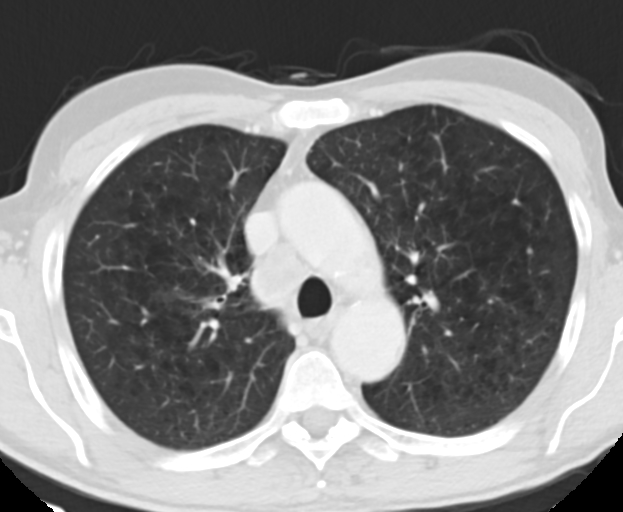
%> input picture Dataset/train/Malignant cases/106516414469.jpg, 623 x 512 px; its folder holds 4 pictures in this run
$ octave lungtumordetection_new3.m   (GNU Octave 9; MATLAB toolbox functions it lacks are replaced by stand-ins)
%> lines starting %> are read from the running program, lines starting %| are printed output that depends on the picture; in (x1, y1, x2, y2) boxes, pixels count from 0 and x2, y2 are one past the last pixel; in counts of white or black regions, pixels touching at a corner belong together; the program's own positions count from 1
### Phase 10 -- Morphological Feature Extraction/impreprocess.m
function BW=impreprocess(x1)

x1=imresize(x1,[256,256]);
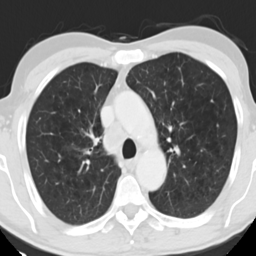
%> x1: size 256x256 uint8; min 0, max 255, mean 130.6

%here i have extracted the min and max value of the original image so that i
%can randomly level the original image. from here i put a random
%level value in imshow to make it visible in human eyes
minA = min(x1(:));
%> minA = 0
maxA = max(x1(:));
%> maxA = 255
% [4 lines of commented-out code are left out]

I2 = imcrop(x1,[50 60 150 135]);
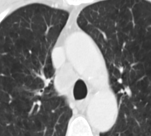
%> I2: size 136x151 uint8; min 34, max 255, mean 113.3
% [12 lines of commented-out code are left out]

contrast = imadjust(I2);
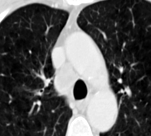
%> contrast: size 136x151 uint8; min 0, max 255, mean 84.5

% [8 lines of commented-out code are left out]


level = graythresh(contrast);
%> level = 0.478
BW = im2bw(contrast,level);
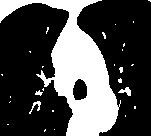
%> BW: size 136x151 logical; 29.9% white; 27 white regions (23 under 20 px), largest, box (x1, y1, x2, y2) and area: (0, 0, 121, 136) 5876, (118, 87, 131, 96) 59, (29, 101, 41, 114) 52, (35, 90, 43, 96) 26
% subplot(4,3,7)
% imshow(BW)
% title('Converted to Binary Image')
end

### Phase 10 -- Morphological Feature Extraction/lungtumordetection_new3.m
clc
clear all
close all

folderPath1 = 'train\Malignant cases';
folderPath2 = 'train\Benign cases';
folderPath3 = 'train\Normal cases';


trainingFeatures_all3=[];trainingFeatures_all=[];trainingFeatures_all1=[];trainingFeatures_all2=[];testFeatures=[];trainingFeatures=[];trainingFeatures1=[];trainingFeatures2=[];
traininglabel1=[];traininglabel=[];traininglabel2=[];traininglabel3=[];trainingFeatures_all32=[];

trainingFeatures12=[];trainingFeatures22=[]; traininglabel12=[];traininglabel32=[];trainingFeatures_all12=[];testFeatures1=[];
test1=[];trainingFeatures122=[];
training1=[];img_benign_idx=[];

for n=1
cd(folderPath1);
files = dir('**');
files(1:2) = [];

totalFiles = numel(files);


k=0;
for i=1:totalFiles
    Fileaddress{i,1}=strcat(folderPath1,'\',files(i).name);
    file{i} = imread(Fileaddress{i,1});
    CTimage = rgb2gray(file{i});
    BW=impreprocess(CTimage);

%morphological operation

se = strel('disk',40);
background = imopen(BW,se);
%> background: size 136x151 logical; every value is 0
I6 = BW-background;
a = imcomplement(I6);
% [4 lines of commented-out code are left out]


%% The lung masks were obtained by filling the holes and
%%gaps present in the lungs.
BW2 = imfill(a,'holes');
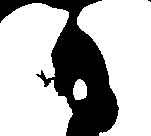
%> BW2: size 136x151 double; values 0 (black) and 1 (white), 71.4% white; 2 black regions (1 under 20 px), largest, box (x1, y1, x2, y2) and area: (0, 0, 119, 136) 5869
%subplot(4,3,10)
% imshow(BW2)
% title('Lung mask')

%%xor operation between lung mask and clear bordered image
roi = xor(BW2,a);
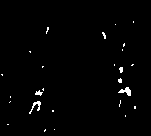
%> roi: size 136x151 logical; 1.3% white in thin lines or dots, all inside (x1, y1, x2, y2) = (1, 21, 136, 132)
% [8 lines of commented-out code are left out]
props1= regionprops(a, 'Area','Extent','Solidity','Perimeter','Eccentricity');
%> props1 = 1 region; Area, Eccentricity, Extent, Solidity and Perimeter: 14404 0.626 0.701 0.717 444.1

% Area = [props.Area];
% Perimeter = [props.Perimeter];
% Compactness=((Perimeter(:)).^2)./(2*Area(:));
Area1 = [props1.Area];
%> Area1 = 14404
Perimeter1 = [props1.Perimeter];
%> Perimeter1 = 444.1
Compactness1=((Perimeter1(:)).^2)./(2*Area1(:));
%> Compactness1 = 6.85
%Circularity=((Perimeter(:).^2))./(4*pi*Area(:));
%trainingFeatures1= [[props.Area]/3.779;[props.Perimeter]/3.779;[props.Eccentricity];Compactness'];
trainingFeatures1= [[props1.Area]/3.779;[props1.Perimeter]/3.779;[props1.Eccentricity];Compactness1'];
%> trainingFeatures1 = [3811.6; 117.5; 0.626; 6.85]

if isempty(trainingFeatures1)~= 1
     k=length(trainingFeatures1(1,:));
%> k = 1
for j=1:k

traininglabel1=[traininglabel1; 1];
trainingFeatures_all1=[trainingFeatures_all1(:,:),trainingFeatures1(:,j)];

end
%> this loop made 1 pass
%> (traininglabel1, trainingFeatures_all1) on pass 1: (1, [3811.6; 117.5; 0.626; 6.85])
end
trainingFeatures1=[];
%trainingFeatures12=[];
end

cd(folderPath2);
files = dir('**');
files(1:2) = [];

totalFiles2 = numel(files);


k=0;
for i=1:totalFiles2
    Fileaddress{i,1}=strcat(folderPath2,'\',files(i).name);
    file{i} = imread(Fileaddress{i,1});
    CTimage = rgb2gray(file{i});

    BW=impreprocess(CTimage);

%morphological operation

se = strel('disk',40);
background = imopen(BW,se);
I6 = BW-background;
a = imcomplement(I6);
% [4 lines of commented-out code are left out]


%% The lung masks were obtained by filling the holes and
%%gaps present in the lungs.
BW2 = imfill(a,'holes');
%subplot(4,3,10)
% imshow(BW2)
% title('Lung mask')

%%xor operation between lung mask and clear bordered image
roi = xor(BW2,a);
% [8 lines of commented-out code are left out]
props1= regionprops(roi, 'Area','Extent','Solidity','Perimeter','Eccentricity');

% Area = [props.Area];
% Perimeter = [props.Perimeter];
% Compactness=((Perimeter(:)).^2)./(2*Area(:));
Area1 = [props1.Area];
Perimeter1 = [props1.Perimeter];
Compactness1=((Perimeter1(:)).^2)./(2*Area1(:));
%Circularity=((Perimeter(:).^2))./(4*pi*Area(:));
%trainingFeatures1= [[props.Area];[props.Extent]; [props.Solidity]; [props.Perimeter]; [props.Eccentricity];Compactness];
%trainingFeatures2= [[props.Area]/3.779;[props.Perimeter]/3.779; [props.Eccentricity];Compactness'];
trainingFeatures2= [[props1.Area]/3.779;[props1.Perimeter]/3.779;[props1.Eccentricity];Compactness1'];

if isempty(trainingFeatures2)~= 1
       k=length(trainingFeatures2(1,:));
for j=1:k

traininglabel2=[traininglabel2; 2];
trainingFeatures_all2=[trainingFeatures_all2(:,:),trainingFeatures2(:,j)];
%end
end
end
trainingFeatures2=[];
end
%end

cd(folderPath3);
files = dir('**');
files(1:2) = [];
totalFiles3 = numel(files);

k=0;

for i=1:1:totalFiles3
    Fileaddress{i,1}=strcat(folderPath3,'\',files(i).name);
    file{i} = imread(Fileaddress{i,1});

    CTimage0 = rgb2gray(file{i});

    BW=impreprocess(CTimage0);

%morphological operation

se = strel('disk',40);
background = imopen(BW,se);
I6 = BW-background;
a = imcomplement(I6);
% [4 lines of commented-out code are left out]


%% The lung masks were obtained by filling the holes and
%%gaps present in the lungs.
BW2 = imfill(a,'holes');
%subplot(4,3,10)
% imshow(BW2)
% title('Lung mask')

%%xor operation between lung mask and clear bordered image
roi = xor(BW2,a);
% [11 lines of commented-out code are left out]
props= regionprops(a, 'Area','Centroid','Extent','Solidity','Perimeter','Eccentricity');

Area = [props.Area];
Perimeter = [props.Perimeter];
Compactness=((Perimeter(:)).^2)./(2*Area(:));
%Circularity=((Perimeter(:).^2))./(4*pi*Area(:));
%trainingFeatures= [[props.Area];[props.Extent]; [props.Solidity]; [props.Perimeter]; [props.Eccentricity];Compactness];
trainingFeatures= [[props.Area]/3.779;[props.Perimeter]/3.779;[props.Eccentricity];Compactness'];

if isempty(trainingFeatures)~= 1
         k=length(trainingFeatures(1,:));
for j=1:k

traininglabel=[traininglabel; 3];
trainingFeatures_all=[trainingFeatures_all(:,:),trainingFeatures(:,j)];
    %end
end
end


trainingFeatures=[];
end

trainingFeatures_all3=[trainingFeatures_all1'; trainingFeatures_all'];
traininglabel3=[traininglabel1; traininglabel];

trainingFeatures_all5=[trainingFeatures_all1'; trainingFeatures_all2'];
traininglabel5=[traininglabel1; traininglabel2];

trainingFeatures_all4=[trainingFeatures_all2'; trainingFeatures_all'];
traininglabel4=[traininglabel2; traininglabel];

tic
svm1= svmtrain(trainingFeatures_all3, traininglabel3(:,:)');

svm2= svmtrain(trainingFeatures_all4, traininglabel4(:,:)');

svm3= svmtrain(trainingFeatures_all5, traininglabel5(:,:)');
toc


folderPath4='E:\Lung cancer detection\Data\test\Malignant cases';
cd(folderPath4);
files = dir('**');
files(1:2) = [];

totaltestFiles = numel(files);
testFeatures_all1=[];testFeatures_all2=[];testFeatures_all=[];
malig_error=0;accuracy_malig=0;accuracy_normal=0;predictedStat2=[];predictedStat4=[];
props1=0;props2=0;k=0;

for i=1:totaltestFiles%(round(totalFiles*(20/100)))
Fileaddress{i,1}=strcat(folderPath4,'\',files(i).name);
testfile1{i} = imread(Fileaddress{i,1});
CTimage1= rgb2gray(testfile1{i});
BW3=impreprocess(CTimage1);


%morphological operation

se = strel('disk',40);
background1 = imopen(BW3,se);
I7 = BW3-background1;
a1 = imcomplement(I7);
% [4 lines of commented-out code are left out]


%% The lung masks were obtained by filling the holes and
%%gaps present in the lungs.
BW2_2= imfill(a1,'holes');
% figure;
% imshow(a1)
% title('Lung mask of test image')

%%xor operation between lung mask and clear bordered image
roi1 = xor(BW2_2,a1);
% [9 lines of commented-out code are left out]
props2= regionprops(a1, 'Area','Centroid','Extent','Solidity','Perimeter','Eccentricity');

% [4 lines of commented-out code are left out]
Area1 = [props2.Area];
Perimeter1 = [props2.Perimeter];
Compactness1=((Perimeter1(:)).^2)./(2*Area1(:));

%Circularity=((Perimeter(:).^2))./(4*pi*Area(:));
%testFeatures= [[props1.Area];[props1.Extent]; [props1.Solidity]; [props1.Perimeter]; [props1.Eccentricity];Compactness];
%testFeatures= [[props1.Area]/3.779;[props1.Perimeter]/3.779;[props1.Eccentricity];Compactness'];
testFeatures1= [[props2.Area]/3.779;[props2.Perimeter]/3.779;[props2.Eccentricity];Compactness1'];


if isempty(testFeatures1)~=1 %&& isempty(testFeatures1)~=1
k=length(testFeatures1(1,:));
for j=1:k
testFeatures_all1=[testFeatures_all1(:,:),testFeatures1(:,j)];
%> (the run ends here)
